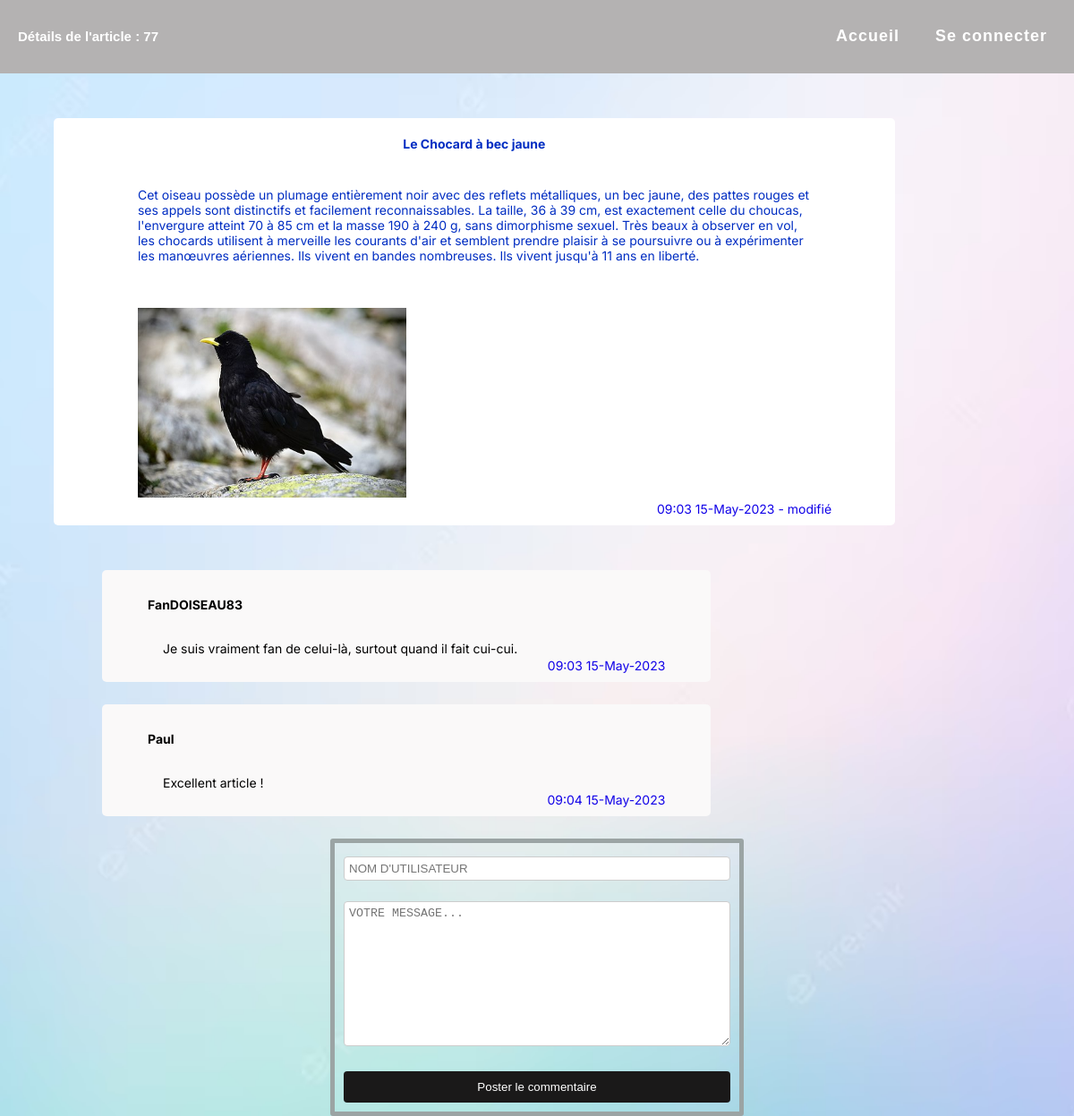
Page /ProjetBlog/FRONT/detail.php?id=77 on the committed database.
### tables this page shows
CREATE TABLE `post` (
  `Id` smallint(5) UNSIGNED NOT NULL,
  `Title` varchar(100) NOT NULL,
  `Contents` text NOT NULL,
  `CreationTimestamp` datetime NOT NULL,
  `Author_Id` tinyint(3) UNSIGNED DEFAULT NULL,
  `Category_Id` tinyint(3) UNSIGNED DEFAULT NULL,
  `Modifié` int(11) NOT NULL,
  `image_name` text
);

CREATE TABLE `comment` (
  `Id` mediumint(8) UNSIGNED NOT NULL,
  `NickName` varchar(30) DEFAULT NULL,
  `Contents` text NOT NULL,
  `CreationTimestamp` datetime NOT NULL,
  `Post_Id` smallint(5) UNSIGNED NOT NULL
);

### projetblog/FRONT/detail.php (the view, shortened to what this page needs)
<?php
	require('..\BACK\connexion.php');
  	function format_date($date) {
		$date = DateTime::createFromFormat("Y-m-d H:i:s", $date);
		$formatted_date = $date->format("H:i d-F-Y");
		return $formatted_date;
  	}
	if(isset($_GET['id'])) {
				$id = intval($_GET['id']);
			}
?>
<!DOCTYPE html>
<html>
<head>
	<link rel="stylesheet" href='CSS\style.css'>
	<link rel="stylesheet" href='CSS\details.css'>
</head>
<body>
	<header>
		<h2>Détails de l'article :  <?php echo $id; ?> </h2>
		<ul class="nav">
		<?php
		echo '<li><a href="http://localhost/projetblog/FRONT/acceuil.php">Accueil</a></li>';
		if($_SESSION != null){
			echo '<li><a href="../BACK/logout.php">Déconnexion</a></li>';
        }
		else{
          echo '<li> <a href="login.php">Se connecter</a>';
        }
    ?>
	</header>
	<div class="detail">
		<article>
			<?php
			$post_content = "SELECT * FROM post WHERE id = $id";
			$result = $conn->query($post_content);
			if(mysqli_num_rows($result) > 0) {
				while($row = mysqli_fetch_array($result)) {
					echo '<div class="title"><p>' . $row['Title'] . '</p></div><br>';
					$formatted_date = format_date($row['CreationTimestamp']);
					echo '<div class="content"><p>' . $row['Contents'] . '</p></div>';
					if($row['image_name'] != null){
						echo '<br><div class="image"> <img src="images/' . $row['image_name']  . '" alt="Image du post" width="300" height="212"></div>';
					  }
					echo '<div class="date1"><p>' . $formatted_date;
					if($row['Modifié'] == 1 ){
						echo ' - modifié </h3></div>';
					}
					else{
						echo '</h3></div>';
					}
				}
			} else {
				echo "Aucun résultat trouvé";
			}
			?>
		</article>
		<?php
			$sqlCommentaire = "SELECT * FROM comment WHERE Post_Id = $id";
			$resultCommentaire = $conn->query($sqlCommentaire);
			if(mysqli_num_rows($resultCommentaire) > 0) {
				while($rowC = mysqli_fetch_array($resultCommentaire)) {
					echo '<div class="comment" id='. $rowC["Id"].'><div class="pseudo"><p>' . $rowC['NickName']. '</p></div>';
					echo '<div class="message"><p>' . $rowC['Contents']. '</p></div>';
					$formatted_date = format_date($rowC['CreationTimestamp']);
					echo '<div class="date1"><p>' . $formatted_date. '</p>';
					echo '</div>';
					echo '</div>';
				}
			}
		?>
		<div class="commentPosting">
			<form method="POST" action='../BACK/newComment.php?id=<?php echo $id ?>'>
				<input type="text" name="pseudo" id="pseudo" placeholder="NOM D'UTILISATEUR" required>
				<br>
				<textarea name="contenu" id="contenu" rows="10" placeholder="VOTRE MESSAGE..." required></textarea>
				<br>
				<button type="submit">Poster le commentaire</button>
			</form>
		</div>
	</div>
</body>
</html>

### projetblog/FRONT/CSS/style.css (style rules this page uses)
body { font-family: Arial, sans-serif; margin: 0; background-image: url("cool.avif"); background-repeat: no-repeat; background-position: center center; background-size: cover; }
header { background-color: #b4b2b2; color: white; padding: 20px; display: flex; justify-content: space-between; align-items: center; max-width: 100%; margin: 0 auto; }
.nav { display: flex; flex-direction: row; margin: 0; padding: 0; list-style: none; }
.nav li { margin-left: 20px; }
.nav a { color: #fff; text-decoration: none; font-weight: bold; letter-spacing: 1px; font-size: 18px; padding: 10px; border-radius: 5px; transition: background-color 0.3s ease; }
li > a { text-decoration:none; list-style-type: none; }
.detail { width: 90%; margin: auto; }
.title { text-align: center; margin: 10px 0; font-size: 14px; font-weight: bold; color:rgb(0, 45, 194); padding: 20px }
.content { margin-bottom: 50px; color: rgb(0, 45, 194); padding-bottom: 10px; }
p { margin: 0; font-size: 14px; }

### projetblog/FRONT/CSS/details.css (style rules this page uses)
article { background-color: #ffffff; display: flex; flex-direction: column; margin-top: 50px; margin-bottom: 50px; border-radius: 5px; align-items: flex-end; font-family: 'Inter', sans-serif; width: 87%; }
.title { font-size: 24px; font-weight: bold; margin-bottom: 10px; width: 85%; margin: auto; }
.date1 { font-size: 14px; color: #1102e8; width: 85%; margin: auto; align-self: flex-end; margin-top: 0; margin-bottom: 10px; text-align: right; }
article .image { width: 85%; margin: auto; margin-left: 10%; }
.content { text-align: left; font-size: 16px; width: 80%; margin: auto; margin-bottom: 20px; }
h2 { font-size: 15px; }
.comment { background-color: #faf9f9; display: flex; flex-direction: column; margin-top: 25px; margin-bottom: 25px; border-radius: 5px; align-items: flex-end; font-family: 'Inter', sans-serif; width: 63%; margin-left: 5%; }
.comment .pseudo { padding: 30px; margin-top: 10px; font-size: 18px; font-weight: bold; margin-bottom: 10px; width: 85%; margin: auto; }
.comment .message { font-size: 16px; line-height: 1.5; margin-bottom: 30px; width: 80%; margin: auto; }
.commentPosting { margin-top: 1 0px; padding: 10px; border: 5px solid #9ba4a4; border-radius: 3px; width: 40%; margin: auto; margin-bottom: 0px; }
.commentPosting form { display: flex; flex-direction: column; }
.commentPosting input, .commentPosting textarea { padding: 5px; margin-top: 5px; border: 1px solid #ccc; border-radius: 4px; }
.commentPosting button[type="submit"] { background-color: #1a1919; color: #fff; border: none; border-radius: 4px; padding: 10px; margin-top: 10px; cursor: pointer; }

### rows in the picture
post: Title "Le Chocard à bec jaune", Contents "Cet oiseau possède un plumage entièrement noir avec des reflets métalliques, un bec jaune, des pattes rouges et ses appels sont distinctifs et facilement reconnaissables. La taille, 36 à 39 cm, est exactement celle du choucas, l'envergure atteint 70 à 85 cm et la masse 190 à 240 g, sans dimorphisme sexuel. Très beaux à observer en vol, les chocards utilisent à merveille les courants d'air et semblent prendre plaisir à se poursuivre ou à expérimenter les manœuvres aériennes. Ils vivent en bandes nombreuses. Ils vivent jusqu'à 11 ans en liberté.", image_name (picture), CreationTimestamp "09:03 15-May-2023", Modifié "- modifié"
comment: NickName "FanDOISEAU83", Contents "Je suis vraiment fan de celui-là, surtout quand il fait cui-cui.", CreationTimestamp "09:03 15-May-2023"
comment: NickName "Paul", Contents "Excellent article !", CreationTimestamp "09:04 15-May-2023"

### other values in the picture
$id "77"
